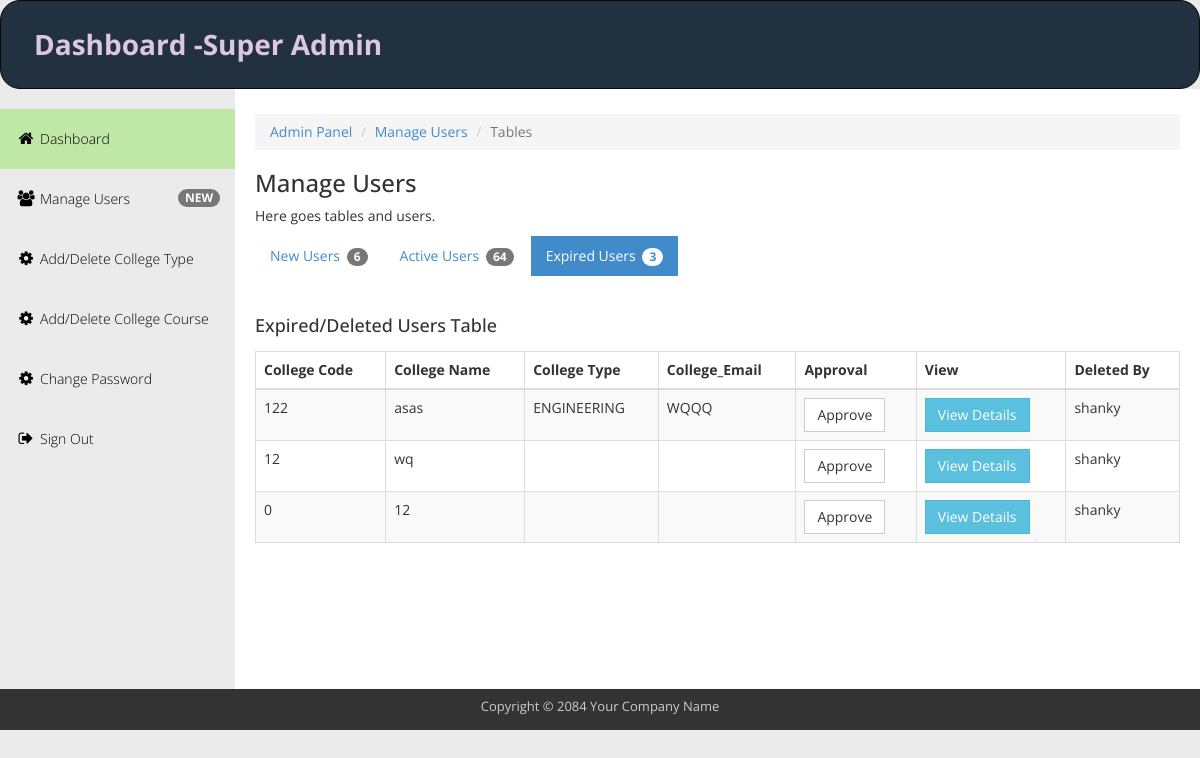
Screenshot of /SuperAdmin/Tables_expired.php (signed in) with the database file from the repository.
### tables this page shows
CREATE TABLE IF NOT EXISTS `college_detail` (
  `id` int(15) NOT NULL,
  `college_code` int(10) NOT NULL,
  `college_name` varchar(150) NOT NULL,
  `college_rank` int(200) NOT NULL,
  `college_type` varchar(100) NOT NULL,
  `college_est` int(15) NOT NULL,
  `college_courses` varchar(100) NOT NULL,
  `college_faculty` int(20) NOT NULL,
  `college_batch` int(15) NOT NULL,
  `college_pcompany` varchar(40) NOT NULL,
  `college_approved` varchar(40) NOT NULL,
  `college_admode` varchar(20) NOT NULL,
  `college_hostel` varchar(20) NOT NULL,
  `college_hosac` varchar(20) NOT NULL,
  `college_library` varchar(20) NOT NULL,
  `college_address` varchar(50) NOT NULL,
  `college_city` varchar(150) NOT NULL,
  `college_state` varchar(150) NOT NULL,
  `college_pincode` int(6) NOT NULL,
  `college_rlystn` int(4) NOT NULL,
  `college_busstn` int(6) NOT NULL,
  `college_website` varchar(50) NOT NULL,
  `college_contact` int(10) NOT NULL,
  `college_email` varchar(50) NOT NULL,
  `password` varchar(100) NOT NULL,
  `approved` int(2) NOT NULL DEFAULT '0',
  `deleted` int(2) NOT NULL DEFAULT '0',
  `deleted_by` varchar(250) NOT NULL,
  `total_rate` int(250) NOT NULL DEFAULT '0',
  `total_count` int(250) NOT NULL DEFAULT '0',
  `ratings` int(250) NOT NULL DEFAULT '0',
  `visited` int(100) NOT NULL DEFAULT '0',
  `meta` varchar(500) NOT NULL
);

### SuperAdmin/Tables_expired.php (the view, shortened to what this page needs)
<?php
$sql_new = "SELECT * FROM college_detail WHERE approved= 0 AND deleted= 0";
$result_new = mysql_query($sql_new) OR DIE(mysql_error());
$count_new  = mysql_num_rows($result_new);
$sql_active = "SELECT * FROM college_detail WHERE approved= 1 AND deleted= 0";
$result_active = mysql_query($sql_active) OR DIE(mysql_error());
$count_active  = mysql_num_rows($result_active);
$sql_expired = "SELECT * FROM college_detail WHERE deleted= 1";
$result_expired = mysql_query($sql_expired) OR DIE(mysql_error());
$count_expired  = mysql_num_rows($result_expired);
?>
<!DOCTYPE html>
<head>
  <link rel="stylesheet" href="css/templatemo_main.css">
</head>
<body>
  <div class="navbar navbar-inverse" role="navigation">
      <div class="navbar-header">
        <div class="logo"><h1>Dashboard -Super Admin</h1></div>
      </div>
    </div>
    <div class="template-page-wrapper">
      <div class="navbar-collapse collapse templatemo-sidebar">
       <ul class="templatemo-sidebar-menu">
          <li class="active"><a href="index.php"><i class="fa fa-home"></i>Dashboard</a></li>
          <li><a href="tables.php"><i class="fa fa-users"></i><span class="badge pull-right">NEW</span>Manage Users</a></li>
          <li><a href="add_college_type.php"><i class="fa fa-cog"></i>Add/Delete College Type</a></li>
          <li><a href="add_college_courses.php"><i class="fa fa-cog"></i>Add/Delete College Course</a></li>
          <li><a href="change_password.php"><i class="fa fa-cog"></i>Change Password</a></li>
          <li><a href="javascript:;" data-toggle="modal" data-target="#confirmModal"><i class="fa fa-sign-out"></i>Sign Out</a></li>
        </ul>
      </div>
      <div class="templatemo-content-wrapper">
        <div class="templatemo-content">
          <ol class="breadcrumb">
            <li><a href="index.html">Admin Panel</a></li>
            <li><a href="#">Manage Users</a></li>
            <li class="active">Tables</li>
          </ol>
          <h1>Manage Users</h1>
          <p>Here goes tables and users.</p>
          <div class="row margin-bottom-30">
            <div class="col-md-12">
              <ul class="nav nav-pills">
                <li><a href="tables.php">New Users <span class="badge"><?php echo $count_new; ?></span></a></li>
                <li ><a href="tables_active.php">Active Users <span class="badge"><?php echo $count_active; ?></span></a></li>
                <li class="active"><a href="tables_expired.php">Expired Users <span class="badge"><?php echo $count_expired; ?></span></a></li>
              </ul>
            </div>
          </div>
          <div class="row">
            <div class="col-md-12">
              <div class="table-responsive">
                <h4 class="margin-bottom-15">Expired/Deleted Users Table</h4>
                <table class="table table-striped table-hover table-bordered">
                  <thead>
                    <tr>
                      <th>College Code</th>
                      <th>College Name</th>
                      <th>College Type</th>
                      <th>College_Email</th>
                      <th>Approval</th>
                      <th>View</th>
                      <th>Deleted By</th>
                    </tr>
                  </thead>
                  <tbody>
                  <?php while($row_expired = mysql_fetch_array($result_expired)) { ?>
                    <tr>
                      <td><?php echo $row_expired['college_code'];   ?></td>
                      <td><?php echo $row_expired['college_name'];   ?></td>
                      <td><?php echo $row_expired['college_type'];   ?></td>
                      <td><?php echo $row_expired['college_email'];   ?></td>
                      <td><a href="http://localhost/shashank/SuperAdmin/Tables_expired.php?code=<?php echo $row_expired['college_email']; ?>" class="btn btn-default">Approve</a></td>
                      <td>
                        <div class="btn-group">
                          <a href= "../college_details.php?id=<?php echo $row_expired['id'] ?>" ><button type="button" class="btn btn-info">View Details</button></a>
                        </div>
                      </td>
                      <td><?php echo $row_expired['deleted_by'];   ?></td>
                    </tr>
                    <?php } ?>
                  </tbody>
                </table>
              </div>
          </div>
        </div>
      </div>
      <footer class="templatemo-footer">
        <div class="templatemo-copyright">
          <p>Copyright &copy; 2084 Your Company Name </p>
        </div>
      </footer>
    </div>
</div>
  </body>
</html>

### SuperAdmin/css/templatemo_main.css (style rules this page uses)
* { font-family: 'Open Sans', sans-serif; }
body { background-color: rgb(235,235,235); }
h1 { font-size: 24px; }
.logo { display: inline-block; }
.logo h1 { font-size: 28px; font-weight: bolder; margin: 10px 15px; color: #dcc6e0; padding: 18px; }
.templatemo-content-wrapper { float: left; width: 100%; }
.templatemo-content { margin-left: 235px; margin-top: 0px; min-height: 600px; padding: 25px 20px 0 20px; background-color: white; overflow-x: hidden; }
.templatemo-footer { clear: both; font-size: 13px; padding: 8px 0 5px 0; text-align: center; color: #ccc; background-color: #333; }
.margin-bottom-15 { margin-bottom: 15px; }
.margin-bottom-30 { margin-bottom: 30px; }
.navbar { margin-bottom: 0; border-radius: 20px; background-color: #22313f; }
.navbar-header { color: rgb(127,127,127); }
.templatemo-sidebar { padding: 0; margin-top: 20px; }
.templatemo-sidebar .templatemo-sidebar-menu { list-style: none; margin: 0; padding: 0; }
.templatemo-sidebar .templatemo-sidebar-menu > li { display: block; margin: 0; padding: 0; border: 0px; }
.templatemo-sidebar .templatemo-sidebar-menu > li > a { display: block; position: relative; margin: 0; border: 0px; padding: 20px 15px; text-decoration: none; font-size: 14px; font-weight: 300; }
.templatemo-sidebar-menu a { color: black; }
.templatemo-sidebar .templatemo-sidebar-menu >li.active, .templatemo-sidebar .templatemo-sidebar-menu>li>a:hover { background-color: rgb(191, 232, 167); }
.templatemo-sidebar .templatemo-sidebar-menu > li > a > i { font-size: 16px; top: 2px; margin-top: 1px; margin-left: 1px; margin-right: 4px; display: inline-block; width: 1.25em; text-align: center; }
.nav-pills>li>a, .nav-tabs>li>a, .alert, .progress, .panel, .btn, .panel-group .panel, .form-control, .modal-content, .breadcrumb { border-radius: 0; }
@media screen and (min-width: 992px) { .templatemo-sidebar { width: 235px; float: left; position: relative; margin-right: -100%; } }

### rows the page displays
college_detail: college_code "122", college_name "asas", college_type "ENGINEERING", college_email "WQQQ", deleted_by "shanky"
college_detail: college_code "12", college_name "wq", deleted_by "shanky"
college_detail: college_code "0", college_name "12", deleted_by "shanky"

### other values shown
$count_new "6"
$count_active "64"
$count_expired "3"
